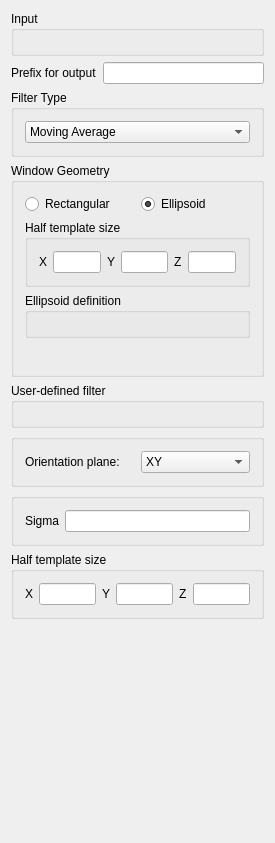
<?xml version="1.0" encoding="UTF-8"?>
<ui version="4.0">
 <class>movingWindows</class>
 <widget class="QWidget" name="movingWindows">
  <property name="enabled">
   <bool>true</bool>
  </property>
  <property name="geometry">
   <rect>
    <x>0</x>
    <y>0</y>
    <width>275</width>
    <height>843</height>
   </rect>
  </property>
  <property name="windowTitle">
   <string>Moving Windows</string>
  </property>
  <property name="AlgorithmCategory" stdset="0">
   <string>Utilities</string>
  </property>
  <property name="AlgorithmDescription" stdset="0">
   <string>Spatial Filtering</string>
  </property>
  <layout class="QGridLayout">
   <item row="0" column="0">
    <widget class="Q3GroupBox" name="GroupBox3">
     <property name="title">
      <string>Input</string>
     </property>
     <layout class="QVBoxLayout">
      <item>
       <widget class="PropertySelector" name="Input_data" native="true"/>
      </item>
     </layout>
    </widget>
   </item>
   <item row="1" column="0">
    <layout class="QHBoxLayout">
     <item>
      <widget class="QLabel" name="textLabel1_3">
       <property name="text">
        <string>Prefix for output</string>
       </property>
       <property name="wordWrap">
        <bool>false</bool>
       </property>
      </widget>
     </item>
     <item>
      <widget class="QLineEdit" name="prefix_out"/>
     </item>
    </layout>
   </item>
   <item row="2" column="0">
    <widget class="GsTLGroupBox" name="gsTLGroupBox9">
     <property name="title">
      <string>Filter Type</string>
     </property>
     <layout class="QVBoxLayout">
      <item>
       <widget class="QComboBox" name="filter_type">
        <item>
         <property name="text">
          <string>Moving Average</string>
         </property>
        </item>
        <item>
         <property name="text">
          <string>LvaField Generation</string>
         </property>
        </item>
        <item>
         <property name="text">
          <string>Moving Variance</string>
         </property>
        </item>
        <item>
         <property name="text">
          <string>Gaussian low pass</string>
         </property>
        </item>
        <item>
         <property name="text">
          <string>User defined</string>
         </property>
        </item>
        <item>
         <property name="text">
          <string>Sobel</string>
         </property>
        </item>
        <item>
         <property name="text">
          <string>Default Filtersim filters</string>
         </property>
        </item>
       </widget>
      </item>
     </layout>
    </widget>
   </item>
   <item row="3" column="0">
    <widget class="GsTLGroupBox" name="gsTLGroupBox">
     <property name="title">
      <string>Window Geometry</string>
     </property>
     <property name="keyword" stdset="0">
      <string>Moving Average;Moving Variance;Gaussian low pass</string>
     </property>
     <layout class="QGridLayout">
      <item row="0" column="0">
       <layout class="QHBoxLayout">
        <item>
         <widget class="QRadioButton" name="is_neigh_rect">
          <property name="text">
           <string>Rectangular</string>
          </property>
          <attribute name="buttonGroup">
           <string notr="true">buttonGroup</string>
          </attribute>
         </widget>
        </item>
        <item>
         <widget class="QRadioButton" name="is_neigh_ellipsoid">
          <property name="text">
           <string>Ellipsoid</string>
          </property>
          <property name="checked">
           <bool>true</bool>
          </property>
          <attribute name="buttonGroup">
           <string notr="true">buttonGroup</string>
          </attribute>
         </widget>
        </item>
       </layout>
      </item>
      <item row="1" column="0">
       <widget class="GsTLGroupBox" name="box_rect_size">
        <property name="title">
         <string>Half template size</string>
        </property>
        <property name="keyword" stdset="0">
         <string>Abracadabra</string>
        </property>
        <property name="displayed" stdset="0">
         <bool>false</bool>
        </property>
        <layout class="QHBoxLayout">
         <item>
          <layout class="QHBoxLayout">
           <item>
            <widget class="QLabel" name="textLabel1">
             <property name="text">
              <string>X</string>
             </property>
             <property name="wordWrap">
              <bool>false</bool>
             </property>
            </widget>
           </item>
           <item>
            <widget class="QLineEdit" name="size_x"/>
           </item>
          </layout>
         </item>
         <item>
          <layout class="QHBoxLayout">
           <item>
            <widget class="QLabel" name="textLabel1_4">
             <property name="text">
              <string>Y</string>
             </property>
             <property name="wordWrap">
              <bool>false</bool>
             </property>
            </widget>
           </item>
           <item>
            <widget class="QLineEdit" name="size_y"/>
           </item>
          </layout>
         </item>
         <item>
          <layout class="QHBoxLayout">
           <item>
            <widget class="QLabel" name="textLabel1_2">
             <property name="text">
              <string>Z</string>
             </property>
             <property name="wordWrap">
              <bool>false</bool>
             </property>
            </widget>
           </item>
           <item>
            <widget class="QLineEdit" name="size_z"/>
           </item>
          </layout>
         </item>
        </layout>
       </widget>
      </item>
      <item row="2" column="0">
       <widget class="GsTLGroupBox" name="box_ellip_size">
        <property name="title">
         <string>Ellipsoid definition</string>
        </property>
        <property name="keyword" stdset="0">
         <string>Abracadabra</string>
        </property>
        <layout class="QVBoxLayout">
         <item>
          <widget class="EllipsoidInput" name="neigh_ellipsoid" native="true"/>
         </item>
        </layout>
       </widget>
      </item>
      <item row="3" column="0">
       <spacer name="spacer3">
        <property name="orientation">
         <enum>Qt::Vertical</enum>
        </property>
        <property name="sizeType">
         <enum>QSizePolicy::Expanding</enum>
        </property>
        <property name="sizeHint" stdset="0">
         <size>
          <width>20</width>
          <height>21</height>
         </size>
        </property>
       </spacer>
      </item>
     </layout>
    </widget>
   </item>
   <item row="4" column="0">
    <widget class="GsTLGroupBox" name="box_filename">
     <property name="title">
      <string>User-defined filter</string>
     </property>
     <property name="keyword" stdset="0">
      <string>User defined</string>
     </property>
     <property name="displayed" stdset="0">
      <bool>false</bool>
     </property>
     <layout class="QVBoxLayout">
      <item>
       <widget class="FileChooser" name="filter_filename" native="true"/>
      </item>
     </layout>
    </widget>
   </item>
   <item row="5" column="0">
    <widget class="GsTLGroupBox" name="box_Sobel">
     <property name="title">
      <string/>
     </property>
     <property name="keyword" stdset="0">
      <string>Sobel</string>
     </property>
     <property name="displayed" stdset="0">
      <bool>false</bool>
     </property>
     <layout class="QGridLayout">
      <item row="0" column="0">
       <layout class="QHBoxLayout">
        <item>
         <widget class="QLabel" name="textLabel1_5">
          <property name="text">
           <string>Orientation plane:</string>
          </property>
          <property name="wordWrap">
           <bool>false</bool>
          </property>
         </widget>
        </item>
        <item>
         <widget class="QComboBox" name="Sobel_orientation">
          <item>
           <property name="text">
            <string>XY</string>
           </property>
          </item>
          <item>
           <property name="text">
            <string>XZ</string>
           </property>
          </item>
          <item>
           <property name="text">
            <string>YZ</string>
           </property>
          </item>
         </widget>
        </item>
       </layout>
      </item>
     </layout>
    </widget>
   </item>
   <item row="6" column="0">
    <widget class="GsTLGroupBox" name="box_sigma">
     <property name="title">
      <string/>
     </property>
     <property name="keyword" stdset="0">
      <string>Gaussian low pass</string>
     </property>
     <property name="displayed" stdset="0">
      <bool>false</bool>
     </property>
     <layout class="QVBoxLayout">
      <item>
       <layout class="QHBoxLayout">
        <item>
         <widget class="QLabel" name="textLabel1_3_2">
          <property name="text">
           <string>Sigma</string>
          </property>
          <property name="wordWrap">
           <bool>false</bool>
          </property>
         </widget>
        </item>
        <item>
         <widget class="QLineEdit" name="sigma"/>
        </item>
       </layout>
      </item>
     </layout>
    </widget>
   </item>
   <item row="7" column="0">
    <widget class="GsTLGroupBox" name="box_Filtersim_def">
     <property name="title">
      <string>Half template size</string>
     </property>
     <property name="keyword" stdset="0">
      <string>Default Filtersim filters</string>
     </property>
     <property name="displayed" stdset="0">
      <bool>false</bool>
     </property>
     <layout class="QHBoxLayout">
      <item>
       <layout class="QHBoxLayout">
        <item>
         <widget class="QLabel" name="textLabel1_5_2">
          <property name="text">
           <string>X</string>
          </property>
          <property name="wordWrap">
           <bool>false</bool>
          </property>
         </widget>
        </item>
        <item>
         <widget class="QLineEdit" name="Filtsim_def_size_x"/>
        </item>
       </layout>
      </item>
      <item>
       <layout class="QHBoxLayout">
        <item>
         <widget class="QLabel" name="textLabel1_4_2_2">
          <property name="text">
           <string>Y</string>
          </property>
          <property name="wordWrap">
           <bool>false</bool>
          </property>
         </widget>
        </item>
        <item>
         <widget class="QLineEdit" name="Filtsim_def_size_y"/>
        </item>
       </layout>
      </item>
      <item>
       <layout class="QHBoxLayout">
        <item>
         <widget class="QLabel" name="textLabel1_2_2_2">
          <property name="text">
           <string>Z</string>
          </property>
          <property name="wordWrap">
           <bool>false</bool>
          </property>
         </widget>
        </item>
        <item>
         <widget class="QLineEdit" name="Filtsim_def_size_z"/>
        </item>
       </layout>
      </item>
     </layout>
    </widget>
   </item>
   <item row="8" column="0">
    <spacer name="spacer2">
     <property name="orientation">
      <enum>Qt::Vertical</enum>
     </property>
     <property name="sizeType">
      <enum>QSizePolicy::Expanding</enum>
     </property>
     <property name="sizeHint" stdset="0">
      <size>
       <width>20</width>
       <height>50</height>
      </size>
     </property>
    </spacer>
   </item>
  </layout>
 </widget>
 <layoutdefault spacing="6" margin="11"/>
 <pixmapfunction>qPixmapFromMimeSource</pixmapfunction>
 <customwidgets>
  <customwidget>
   <class>Q3GroupBox</class>
   <extends>QGroupBox</extends>
   <header>Qt3Support/Q3GroupBox</header>
   <container>1</container>
  </customwidget>
  <customwidget>
   <class>FileChooser</class>
   <extends>QWidget</extends>
   <header>GsTLAppli/extra/qtplugins/filechooser.h</header>
  </customwidget>
  <customwidget>
   <class>GsTLGroupBox</class>
   <extends>QGroupBox</extends>
   <header>GsTLAppli/extra/qtplugins/selectors.h</header>
   <container>1</container>
  </customwidget>
  <customwidget>
   <class>EllipsoidInput</class>
   <extends>QWidget</extends>
   <header>GsTLAppli/extra/qtplugins/ellipsoid_input.h</header>
  </customwidget>
  <customwidget>
   <class>PropertySelector</class>
   <extends>QWidget</extends>
   <header>GsTLAppli/extra/qtplugins/selectors.h</header>
  </customwidget>
 </customwidgets>
 <includes>
  <include location="local">propertyselector.h</include>
  <include location="local">gstlgroupbox.h</include>
  <include location="local">gstlgroupbox.h</include>
  <include location="local">gstlgroupbox.h</include>
  <include location="local">gstlgroupbox.h</include>
  <include location="local">ellipsoidinput.h</include>
  <include location="local">gstl_table.h</include>
  <include location="local">gstl_table.h</include>
  <include location="local">gstlgroupbox.h</include>
  <include location="local">filechooser.h</include>
  <include location="local">gstlgroupbox.h</include>
  <include location="local">gstlgroupbox.h</include>
  <include location="local">gstlgroupbox.h</include>
 </includes>
 <resources/>
 <connections>
  <connection>
   <sender>filter_type</sender>
   <signal>activated(QString)</signal>
   <receiver>box_filename</receiver>
   <slot>setShown(QString)</slot>
   <hints>
    <hint type="sourcelabel">
     <x>20</x>
     <y>20</y>
    </hint>
    <hint type="destinationlabel">
     <x>20</x>
     <y>20</y>
    </hint>
   </hints>
  </connection>
  <connection>
   <sender>filter_type</sender>
   <signal>activated(QString)</signal>
   <receiver>box_Sobel</receiver>
   <slot>setShown(QString)</slot>
   <hints>
    <hint type="sourcelabel">
     <x>20</x>
     <y>20</y>
    </hint>
    <hint type="destinationlabel">
     <x>20</x>
     <y>20</y>
    </hint>
   </hints>
  </connection>
  <connection>
   <sender>filter_type</sender>
   <signal>activated(QString)</signal>
   <receiver>box_rect_size</receiver>
   <slot>setHidden(QString)</slot>
   <hints>
    <hint type="sourcelabel">
     <x>20</x>
     <y>20</y>
    </hint>
    <hint type="destinationlabel">
     <x>20</x>
     <y>20</y>
    </hint>
   </hints>
  </connection>
  <connection>
   <sender>filter_type</sender>
   <signal>activated(QString)</signal>
   <receiver>box_sigma</receiver>
   <slot>setShown(QString)</slot>
   <hints>
    <hint type="sourcelabel">
     <x>20</x>
     <y>20</y>
    </hint>
    <hint type="destinationlabel">
     <x>20</x>
     <y>20</y>
    </hint>
   </hints>
  </connection>
  <connection>
   <sender>is_neigh_rect</sender>
   <signal>toggled(bool)</signal>
   <receiver>box_rect_size</receiver>
   <slot>setShown(bool)</slot>
   <hints>
    <hint type="sourcelabel">
     <x>20</x>
     <y>20</y>
    </hint>
    <hint type="destinationlabel">
     <x>20</x>
     <y>20</y>
    </hint>
   </hints>
  </connection>
  <connection>
   <sender>is_neigh_ellipsoid</sender>
   <signal>toggled(bool)</signal>
   <receiver>box_ellip_size</receiver>
   <slot>setShown(bool)</slot>
   <hints>
    <hint type="sourcelabel">
     <x>20</x>
     <y>20</y>
    </hint>
    <hint type="destinationlabel">
     <x>20</x>
     <y>20</y>
    </hint>
   </hints>
  </connection>
  <connection>
   <sender>filter_type</sender>
   <signal>activated(QString)</signal>
   <receiver>gsTLGroupBox</receiver>
   <slot>setShown(QString)</slot>
   <hints>
    <hint type="sourcelabel">
     <x>20</x>
     <y>20</y>
    </hint>
    <hint type="destinationlabel">
     <x>20</x>
     <y>20</y>
    </hint>
   </hints>
  </connection>
  <connection>
   <sender>filter_type</sender>
   <signal>activated(QString)</signal>
   <receiver>box_Filtersim_def</receiver>
   <slot>setShown(QString)</slot>
   <hints>
    <hint type="sourcelabel">
     <x>20</x>
     <y>20</y>
    </hint>
    <hint type="destinationlabel">
     <x>20</x>
     <y>20</y>
    </hint>
   </hints>
  </connection>
 </connections>
 <buttongroups>
  <buttongroup name="buttonGroup"/>
 </buttongroups>
</ui>
